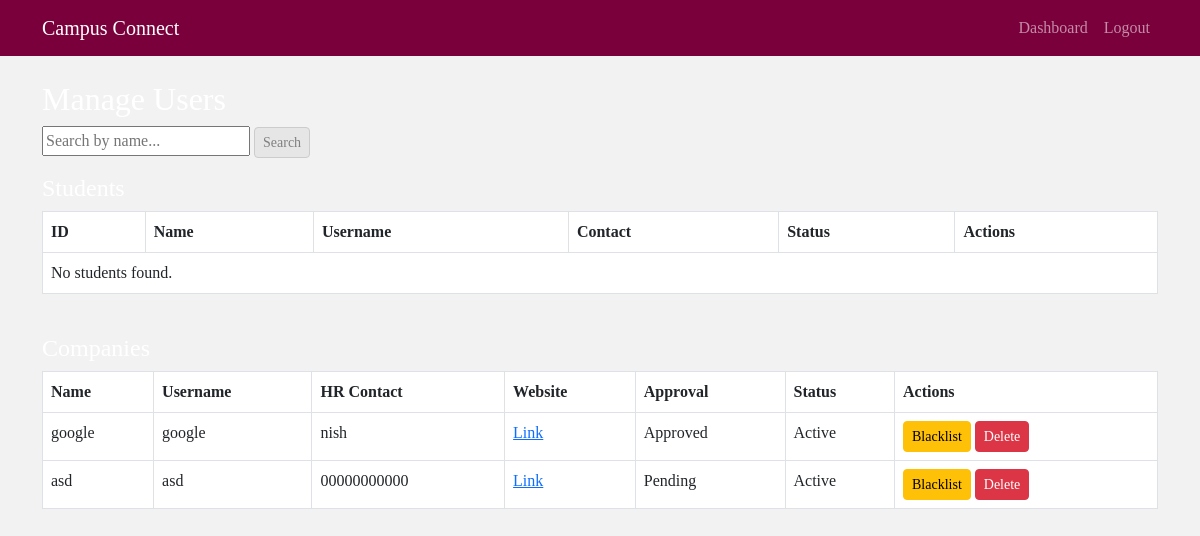
Page /admin/manage_users (signed in) on the earlier database version.
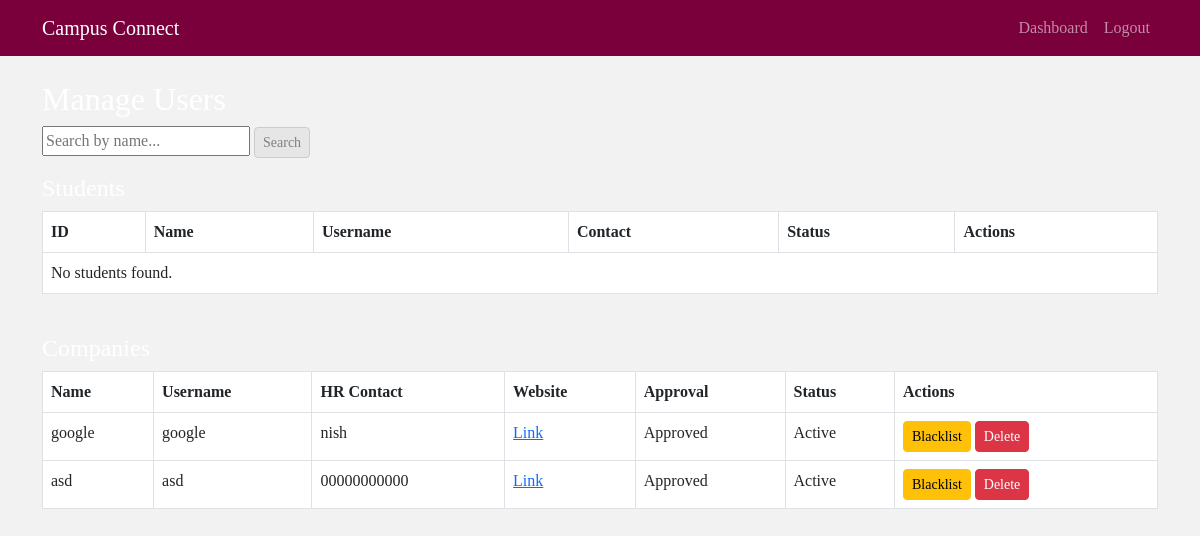
Same page on the later database version.
### models.py (models this page shows)
class CompanyProfile(db.Model):
    __tablename__ = 'company_profiles'
    id = db.Column(db.Integer, primary_key=True)
    user_id = db.Column(db.Integer, db.ForeignKey('users.id'), nullable=False)
    company_name = db.Column(db.String(100), nullable=False)
    hr_contact = db.Column(db.String(100))
    website = db.Column(db.String(100))
    is_approved = db.Column(db.Boolean, default=False)
    drives = db.relationship('PlacementDrive', backref='company', cascade='all, delete-orphan')

class User(db.Model, UserMixin):
    __tablename__ = 'users'
    id = db.Column(db.Integer, primary_key=True)
    username = db.Column(db.String(80), unique=True, nullable=False)
    password_hash = db.Column(db.String(128), nullable=False)
    role = db.Column(db.String(20), nullable=False) # admin, company, student
    is_active = db.Column(db.Boolean, default=True)
    student_profile = db.relationship('StudentProfile', backref='user', uselist=False, cascade='all, delete-orphan')
    company_profile = db.relationship('CompanyProfile', backref='user', uselist=False, cascade='all, delete-orphan')

### views/admin.py (the view)
@admin_bp.route('/manage_users', methods=['GET'])
@login_required
@role_required('admin')
def manage_users():
    search_query = request.args.get('search', '')
    if search_query:
        students = StudentProfile.query.filter(StudentProfile.name.ilike(f'%{search_query}%')).all()
        companies = CompanyProfile.query.filter(CompanyProfile.company_name.ilike(f'%{search_query}%')).all()
    else:
        students = StudentProfile.query.all()
        companies = CompanyProfile.query.all()
    return render_template('admin/manage_users.html', students=students, companies=companies, search_query=search_query)

### views/utils.py (called while the page is built)
def role_required(role):
    def wrapper(f):
        @wraps(f)
        def check_role_and_execute(*args, **kwargs):
            if not current_user.is_authenticated or current_user.role != role:
                abort(403)
            if not current_user.is_active:
                abort(403, description="Your account is deactivated.")
            return f(*args, **kwargs)
        return check_role_and_execute
    return wrapper

### templates/admin/manage_users.html (shortened to what this page needs)
{% extends "layout.html" %}
{% block content %}
<h2>Manage Users</h2>
<form method="GET" action="{{ url_for('admin.manage_users') }}" class="mb-3">
<input type="text" name="search" placeholder="Search by name..." value="{{ search_query }}"> <button type="submit" class="btn btn-primary btn-sm">Search</button>
</form>
<h4>Students</h4>
<div class="table-responsive mb-4">
<table class="table table-bordered">
<thead>
    <tr>
    <th>ID</th>
     <th>Name</th>
     <th>Username</th>
     <th>Contact</th>
     <th>Status</th>
     <th>Actions</th>
     </tr>
</thead>
<tbody>
{% if not students %}
<tr>
<td colspan="6">No students found.</td>
 </tr>
        {% endif %}
    </tbody>
</table>
</div>
<h4>Companies</h4>
<div class="table-responsive">
<table class="table table-bordered">
    <thead>
        <tr>
            <th>Name</th>
            <th>Username</th>
            <th>HR Contact</th>
            <th>Website</th>
            <th>Approval</th>
            <th>Status</th>
            <th>Actions</th>
        </tr>
    </thead>
    <tbody>
        {% for company in companies %}
        <tr>
            <td>{{ company.company_name }}</td>
            <td>{{ company.user.username }}</td>
            <td>{{ company.hr_contact }}</td>
            <td>
                <a href="{{ company.website }}" target="_blank">Link</a>
            </td>
            <td>
                {% if company.is_approved %}
                Approved
                {% else %}
                Pending
                {% endif %}
            </td>
            <td>
                {% if company.user.is_active %}
                Active
                {% else %}
                Blacklisted
                {% endif %}
            </td>
            <td>
                <form method="POST"
                      action="{{ url_for('admin.toggle_status', user_id=company.user.id) }}"
                      style="display:inline;">
                    {% if company.user.is_active %}
                    <button type="submit" class="btn btn-warning btn-sm">Blacklist</button>
                    {% else %}
                    <button type="submit" class="btn btn-success btn-sm">Activate</button>
                    {% endif %}
                </form>
                <form method="POST"
                      action="{{ url_for('admin.delete_user', user_id=company.user.id) }}"
                      style="display:inline;"
                      onsubmit="return confirm('Delete this company?');">
                    <button type="submit" class="btn btn-danger btn-sm">Delete</button>
                </form>
            </td>
        </tr>
        {% endfor %}
    </tbody>
</table>
</div>
{% endblock %}

Differences in the rows shown:
changed CompanyProfile "asd": is_approved "Pending" → "Approved"
